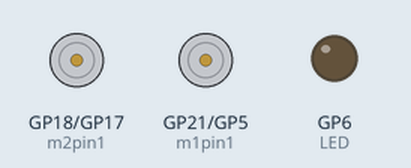
The program below on a simulated Raspberry Pi Pico running MicroPython. On the bench: motor-driver pin pairs drawn as motors (green arrow = first pin HIGH = forward, orange = second pin HIGH = backward, longer = more drive), output pins drawn as LEDs (lit = HIGH).

Above: at 1.5 s.
At 3.5 s:
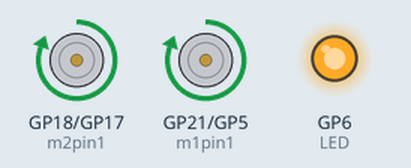
At 5.5 s:
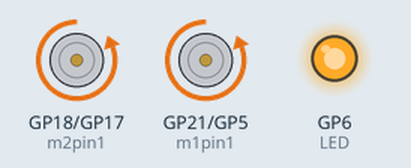
Timing chart, 0 to 7.8 s (numbered marks = the images above):
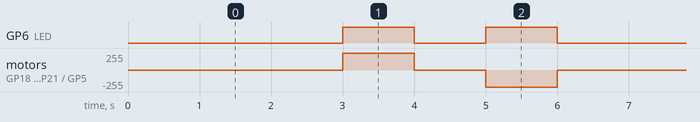

The program:

motor_driver_rp2040.py
```python
import time
from machine import Pin

m1pin1 = Pin(21, Pin.OUT)
m1pin2 = Pin(5, Pin.OUT)
m2pin1 = Pin(18, Pin.OUT)
m2pin2 = Pin(17, Pin.OUT)

LED = Pin(6, Pin.OUT)


def m1Forward():
    m1pin1.on()
    m1pin2.off()

def m2Forward():
    m2pin1.on()
    m2pin2.off()

def m1Backward():
    m1pin1.off()
    m1pin2.on()

def m2Backward():
    m2pin1.off()
    m2pin2.on()

def allStop():
    m1pin1.off()
    m1pin2.off()
    m2pin1.off()
    m2pin2.off()

while (True):
    time.sleep_ms(3000)
    LED.on()
    m1Forward()
    m2Forward()
    time.sleep_ms(1000)
    allStop()
    LED.off()
    time.sleep_ms(1000)
    LED.on()
    m1Backward()
    m2Backward()
    time.sleep_ms(1000)
    LED.off()
    allStop()
```

Measured:
- by itself, GP6 (LED): repeats every 6.0 s: LOW 1.0 s, HIGH 1.0 s, LOW 3.0 s, HIGH 1.0 s
- by itself, motor on GP18 (m2pin1) / GP17 (m2pin2), motor on GP21 (m1pin1) / GP5 (m1pin2): repeats every 6.0 s: stopped 1.0 s, backward 255/255 1.0 s, stopped 3.0 s, forward 255/255 1.0 s
